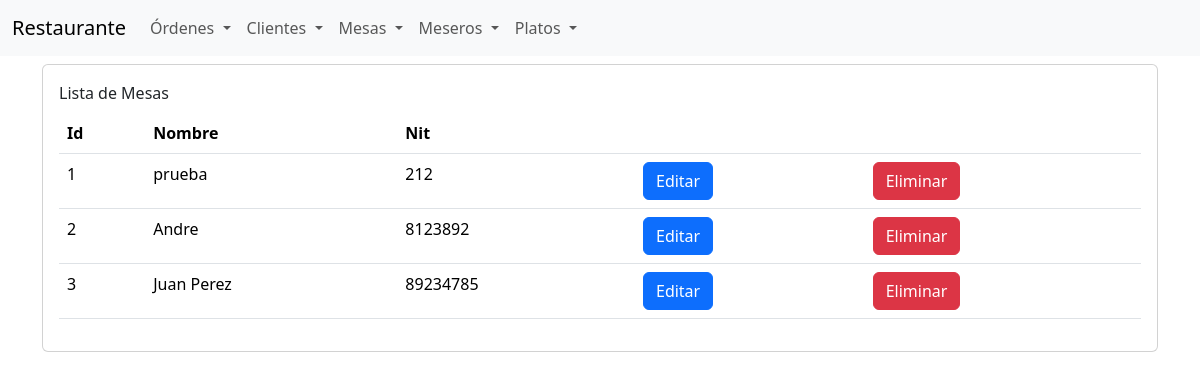
/restaurante/clientes, run on the app's committed database.
### restaurante/models/clientes.py (models this page shows, shortened)
class Cliente(models.Model):
    nombre = models.CharField(max_length=100)
    nit = models.IntegerField()

### restaurante/views/clientes_views.py (the view)
# urls.py: path("clientes", views.clientes_list, name="clientes_list"),
def clientes_list(request):
    clientes = Cliente.objects.all()
    return render(
        request,
        "restaurante/clientes/list.html",
        {"clientes": clientes}
    )

### templates/restaurante/clientes/list.html (shortened to what this page needs)
{% extends "restaurante/base.html" %}
{% block content %}
    <div class="container">
        <div class="row">
            <div class="col">
                <div class="card mt-2">
                    <div class="card-body">
                        <div class="card-title">Lista de Mesas</div>
                        <table class="table">
                            <thead>
                            <tr>
                                <th>Id</th>
                                <th>Nombre</th>
                                <th>Nit</th>
                                <th></th>
                                <th></th>
                            </tr>
                            </thead>
                            <tbody>
                            {% for cliente in clientes %}
                                <tr>
                                    <td> {{ cliente.id }}</td>
                                    <td> {{ cliente.nombre }}</td>
                                    <td> {{ cliente.nit }}</td>
                                    <td>
                                        <a class="btn btn-primary"
                                           href="{% url "clientes_edit" cliente.id %}">Editar</a>
                                    </td>
                                    <td>
                                        <form action="{% url "clientes_delete" cliente.id %}" method="post">
                                            <input class="btn btn-danger" type="submit" value="Eliminar">
                                        </form>
                                    </td>
                                </tr>
                            {% endfor %}
                            </tbody>
                        </table>
                    </div>
                </div>
            </div>
        </div>
    </div>
{% endblock %}

### data on the page
Cliente: id "1", nombre "prueba", nit "212"
Cliente: id "2", nombre "Andre", nit "8123892"
Cliente: id "3", nombre "Juan Perez", nit "89234785"
